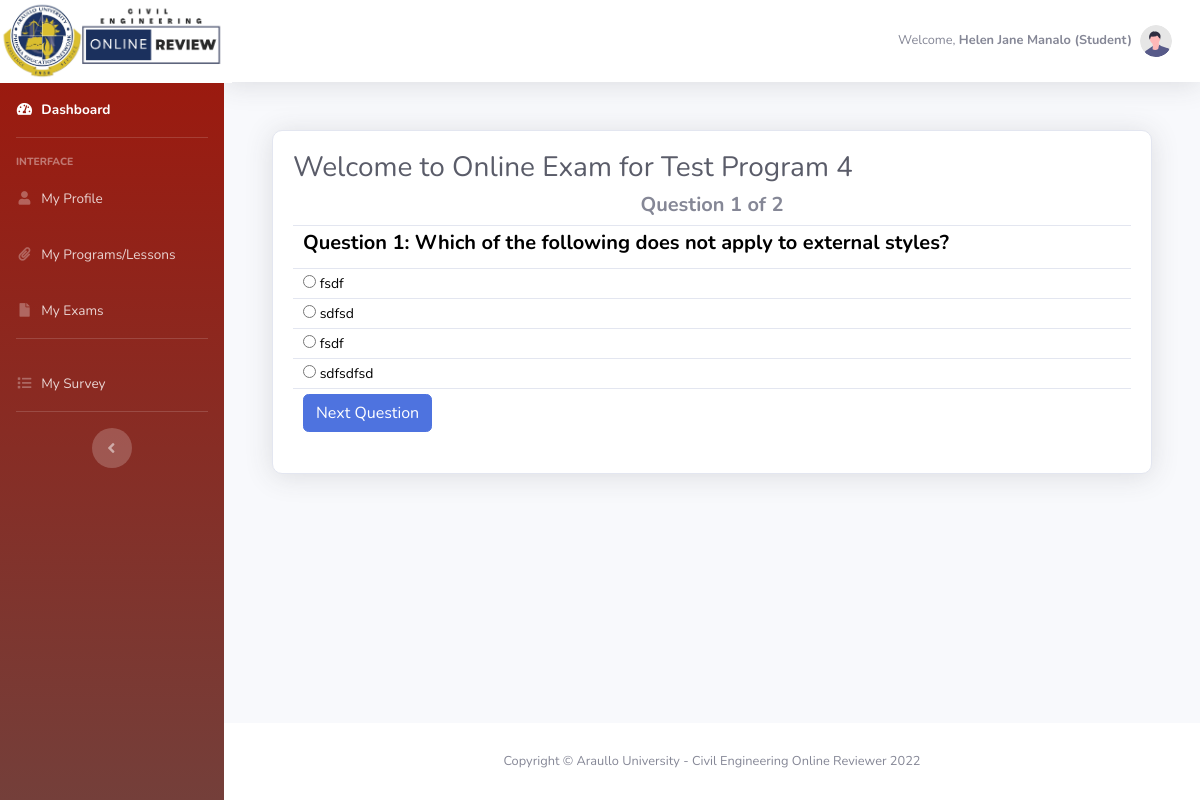
The app's page /dashboard/take_test.php?exam_details_id=132&question_no=1&program_name=Test Program 4&exam_cat=2&exam_id=14&student_id=45 (signed in) with its own data.
### tables this page shows
CREATE TABLE `user_account` (
  `id` int(11) NOT NULL,
  `member_id` varchar(50) NOT NULL,
  `email_address` varchar(50) NOT NULL,
  `firstname` varchar(50) NOT NULL,
  `last_name` varchar(50) NOT NULL,
  `phone_number` int(11) NOT NULL,
  `age` int(11) NOT NULL,
  `birthday` varchar(50) NOT NULL,
  `religion` varchar(50) NOT NULL,
  `blood_type` varchar(50) NOT NULL,
  `upload_image` varchar(255) NOT NULL,
  `gender` varchar(50) NOT NULL,
  `user_type` varchar(25) NOT NULL,
  `password` varchar(255) NOT NULL,
  `date_created` varchar(100) NOT NULL,
  `date_updated` varchar(100) NOT NULL
);

CREATE TABLE `exam_details` (
  `exam_details_id` int(11) NOT NULL,
  `exam_id` int(11) NOT NULL,
  `question_no` int(11) NOT NULL,
  `question` varchar(255) NOT NULL,
  `question_image` varchar(255) NOT NULL,
  `date_created` datetime NOT NULL,
  `date_modified` datetime NOT NULL
);

CREATE TABLE `exam` (
  `exam_id` int(11) NOT NULL,
  `exam_category_id` int(11) NOT NULL,
  `program_id` int(11) NOT NULL,
  `exam_description` longtext NOT NULL,
  `duration` int(11) NOT NULL,
  `total_questions` int(11) NOT NULL,
  `member_id` varchar(50) NOT NULL,
  `date_created` date NOT NULL,
  `exam_status` varchar(50) NOT NULL,
  `date_modified` datetime NOT NULL
);

CREATE TABLE `exam_details_answer` (
  `exam_details_ans_id` int(11) NOT NULL,
  `question_no` int(11) NOT NULL,
  `exam_details_id` int(11) NOT NULL,
  `answers` varchar(255) NOT NULL,
  `correct_answer` varchar(255) NOT NULL
);

### dashboard/model/Admin.php (called while the page is built, shortened)
<?php
	class Admin {
		public $db;
		public function __construct(){
			$this->db = new mysqli(DB_HOST, DB_USER, DB_PASSWORD, DB_DATABASE);
		}
    	public function get_fullname($email_address){
    		$sql3="SELECT CONCAT_WS(' ', firstname, last_name) as fullname FROM user_account WHERE email_address = '$email_address'";
	        $result = mysqli_query($this->db,$sql3);
	        $user_data = mysqli_fetch_array($result);
	        return $user_data['fullname'];
    	}
    	public function get_usertype($email_address){
    		$sql3="SELECT user_type FROM user_account WHERE email_address = '$email_address'";
	        $result = mysqli_query($this->db,$sql3);
	        $user_data = mysqli_fetch_array($result);
	        return $user_data['user_type'];
    	}
	}
?>

### dashboard/model/Student.php (called while the page is built, shortened)
<?php
	class Student{
		public $db;
		public function __construct(){
			$this->db = new mysqli(DB_HOST, DB_USER, DB_PASSWORD, DB_DATABASE);
		}
        public function get_my_exam_details($exam_id) {
    		$sql3="SELECT * FROM exam a
                    LEFT JOIN programs b ON b.program_id = a.program_id
                    LEFT JOIN exam_details c ON c.exam_id = a.exam_id
                    WHERE a.exam_id = '$exam_id'";
	        $result = mysqli_query($this->db,$sql3);
	        return $user_data = mysqli_fetch_assoc($result);
        }
        public function getQuesByNumber($id, $exam_id){
            $query = "SELECT * FROM exam_details WHERE question_no ='$id'
                    AND exam_id = '$exam_id'";
	        $result = mysqli_query($this->db,$query);
	        $user_data = mysqli_fetch_assoc($result);
            return $user_data;
        }
        public function getAnswer($id, $exam_id){
            $query = "SELECT * FROM exam_details_answer a
                    LEFT JOIN exam_details b ON a.exam_details_id = b.exam_details_id
                WHERE a.question_no ='$id' AND b.exam_id='$exam_id'";
            $getData =  mysqli_query($this->db,$query);
            return $getData;
        }
	}
?>

### dashboard/take_test.php (the view, shortened to what this page needs)
<?php
    include_once('db_header.php');
?>
    <div class="student-profile py-4">
        <div class="container">
            <div class="row">
                <div class="col-lg-12">
                    <?php
                        if($_GET['exam_cat'] == '2') {
                            if (isset($_GET['question_no'])) {
                                $number = (int) $_GET['question_no'];
                            }
                            else{
                                header("Location:take_exam.php");
                            }
                            $question = $student->getQuesByNumber($number,$_GET['exam_id']);
                            $get_exam_details = $student->get_my_exam_details($_GET['exam_id']);
                    ?>
                        <div class="card shadow mb-4">
                            <div class="card-body">
                                <h1 class="h3 mb-2 text-gray-800">Welcome to Online Exam for <?php echo $_GET['program_name']?></h1>
                                <div class="text-center">
                                    <h3>Question <?php echo $question['question_no']; ?> of <?php echo $get_exam_details['total_questions']; ?></h3>
                                    <form method="POST" action="">
                                        <table  class="table">
                                            <tr>
                                                <td colspan="2">
                                                    <h3>Question <?php echo $question['question_no']; ?>: <?php echo $question['question']; ?></h3>
                                                </td>
                                            </tr>
                                            <?php
                                                $answer = $student->getAnswer($number,$_GET['exam_id']);
                                                if ($answer) {
                                                    while ($result = $answer->fetch_assoc()) {
                                            ?>
                                                <tr>
                                                    <td>
                                                        <input type="radio" name="ans[]" value="<?php echo $result['correct_answer']; ?>" /> <?php echo $result['answers']; ?>
                                                    </td>
                                                </tr>
                                            <?php
                                                    }
                                                }
                                            ?>
                                            <tr>
                                                <td>
                                                    <input type="submit" class="btn btn-primary" name="submit" value="Next Question"/>
                                                </td>
                                            </tr>
                                        </table>
                                    </form>
                                </div>
                            </div>
                        </div>
                    <?php
                        }
                    ?>
                </div>
            </div>
        </div>
    </div>
<?php
    include_once('db_footer.php');
?>

### dashboard/db_header.php (shortened to what this page needs)
<?php
    require_once ('model/Admin.php');
    require_once ('model/Student.php');
    $admin = new Admin();
    $student = new Student();
?>
<!DOCTYPE html>
<html lang="en">
<head>
    <link href="vendor/fontawesome-free/css/all.min.css" rel="stylesheet" type="text/css">
    <link href="css/sb-admin-2.min.css" rel="stylesheet">
    <link href="vendor/datatables/dataTables.bootstrap4.min.css" rel="stylesheet">
</head>
<body id="page-top">
    <div id="wrapper">
        <?php
            include_once("menu.php")
        ?>
    <div id="content-wrapper" class="d-flex flex-column">
        <div id="content">
            <nav class="navbar navbar-expand navbar-light bg-white topbar mb-4 static-top shadow">
                <ul class="navbar-nav ml-auto">
                    <li class="nav-item dropdown no-arrow">
                        <a class="nav-link dropdown-toggle" href="#" id="userDropdown" role="button"
                            data-toggle="dropdown" aria-haspopup="true" aria-expanded="false">
                            <?php
                                if (isset($_SESSION['email_address'])) :
                            ?>
                                <span class="mr-2 d-none d-lg-inline text-gray-600 small">Welcome, <strong><?php echo $admin->get_fullname($_SESSION['email_address']); ?> (<?php echo $admin->get_usertype($_SESSION['email_address']); ?>)</strong></span>
                                <img class="img-profile rounded-circle"
                                    src="img/undraw_profile.svg">
                            <?php
                                endif
                            ?>
                        </a>
                    </li>
                </ul>
            </nav>
            <div class="container-fluid">

### records on screen
user_account: user_type "Student"
exam_details: question_no "1", question "Which of the following does not apply to external styles?"
exam: total_questions "2"
exam_details_answer: answers "fsdf"
exam_details_answer: answers "sdfsd"
exam_details_answer: answers "fsdf"
exam_details_answer: answers "sdfsdfsd"

### other values on screen
$admin->get_fullname($_SESSION['email_address']) "Helen Jane Manalo"
$_GET['program_name'] "Test Program 4"
